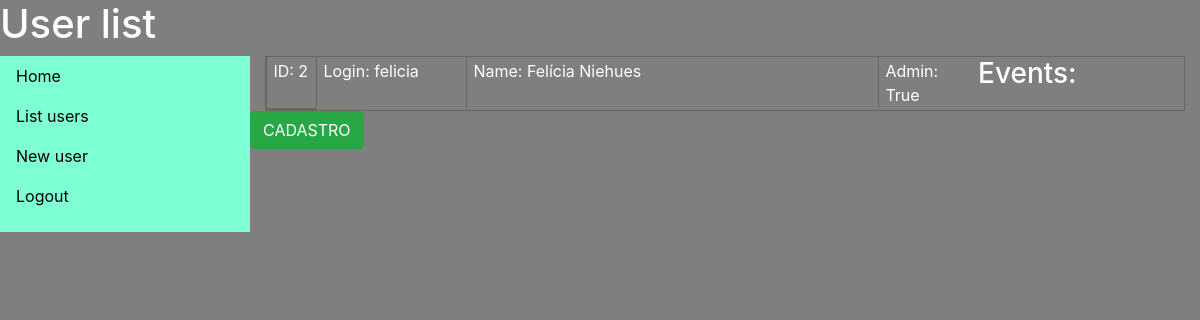
The page /users/2 on the database its author committed.
### models/calendar_model.py (models this page shows)
class User(SQLModel, table=True):
    id: Optional[int] = Field(default=None, primary_key=True, nullable=False)
    user_name: str = Field(index=True)
    name: str = Field(index=True)
    admin: bool = Field(nullable=True)
    password: str = Field(nullable=False)
    events: List["Event"] = Relationship(back_populates="users")

### views/user.py (the view)
@app.route('/users/<id>', methods=['GET', 'POST', 'PATCH', 'DELETE'])
def user_manager(id):
    match request.method:
        case 'GET':
            users_list = listUsers(id)
            print(users_list)
            return render_template('list_single_user.html', title = 'User list', user=users_list)
        case 'POST':
            pass
        case 'PATCH':
            isAdmin = False
            if request.form['admin'] == "True":
                isAdmin = True
            updateUser(id, request.form['name'], isAdmin )
            flash(f"User {request.form['user_name']} altered.")
            return redirect(url_for("home"))
        case 'DELETE':
            deleteUser(id)
            flash("Usuário deletado")
            return "APAGOU!"
        case _:
            pass

### controller/users_controller.py (called while the page is built)
def listUsers(id=None, user_name=None):
    with Session(engine) as session:
        if id is not None or user_name is not None:
            statement = select(User).where(User.id == id).options(selectinload(User.events))
            user = session.exec(statement)
            return user.first()
        else:
            statement = select(User).options(selectinload(User.events))
            user = session.exec(statement)
            return user.all()

### templates/list_single_user.html (shortened to what this page needs)
{% extends "template.html" %}
{% block content %}
<body>
    <div class="container listapessoas">
        <ul>
                <li>ID: {{ user.id }} </li>
                <li>Login: {{ user.user_name }}</li>
                <li>Name: {{ user.name }}</li>
                <li>Admin: {{ user.admin }}</li>
                    <h3>Events:</h3>
                    <ul>
                    </ul>
        </ul>
    </div>
    <a href="/new_user" class="btn btn-success">CADASTRO</a>
</body>
{% endblock content %}

### static/style.css (style rules this page uses)
body { background-color: rgba(0, 0, 0, .5); color: white; }
ul li { list-style-type:none; }
a { color: black; }
.listapessoas ul { display: grid; grid-template-columns: minmax(30px, 50px) minmax(30px, 150px) 2fr 100px 1fr; padding-left: 0px; border: 1px solid #666; margin: 0px; }
.listapessoas ul li { display: inline-flex; border-left: 1px solid #666; padding: .1rem .4rem; }

### rows shown on the page
User: id "2", user_name "felicia", name "Felícia Niehues", admin "True"

### other values the page prints
{{ title }} "User list"
